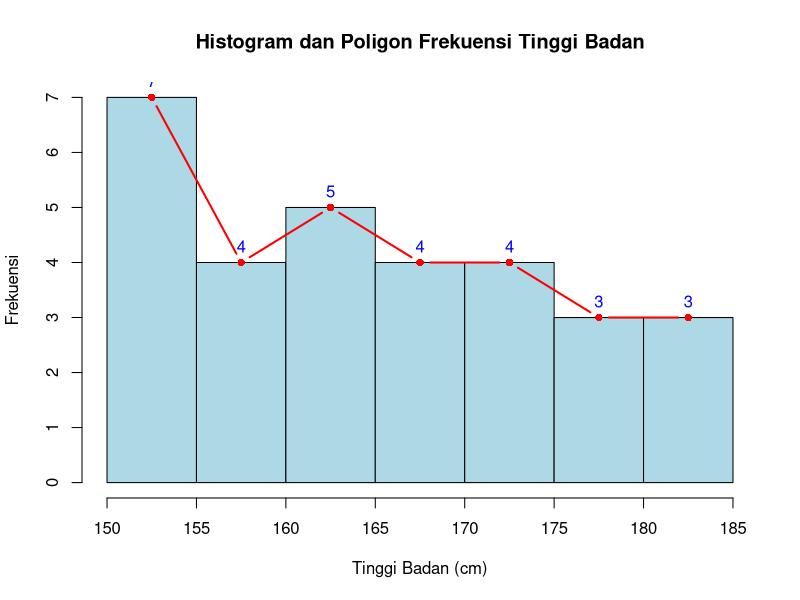

This chart was generated by the following R code:
# Data tinggi badan
tinggi_badan <- c(150, 152, 155, 157, 160, 162, 164, 165, 167, 170,
                  172, 175, 177, 180, 182, 185, 150, 155, 160, 165,
                  170, 175, 180, 185, 150, 155, 160, 165, 170, 175)

# Membuat histogram dengan 5 interval
histogram <- hist(tinggi_badan, breaks = 5, col = "lightblue", 
                  main = "Histogram dan Poligon Frekuensi Tinggi Badan",
                  xlab = "Tinggi Badan (cm)", ylab = "Frekuensi")

# Menghitung nilai tengah interval dan frekuensi
nilai_tengah <- (histogram$breaks[-length(histogram$breaks)] + histogram$breaks[-1]) / 2
frekuensi <- histogram$counts

# Menambahkan poligon frekuensi
lines(nilai_tengah, frekuensi, type = "b", col = "red", lwd = 2, pch = 16)

# Menambahkan label frekuensi pada setiap titik poligon
text(nilai_tengah, frekuensi, labels = frekuensi, pos = 3, col = "blue")
